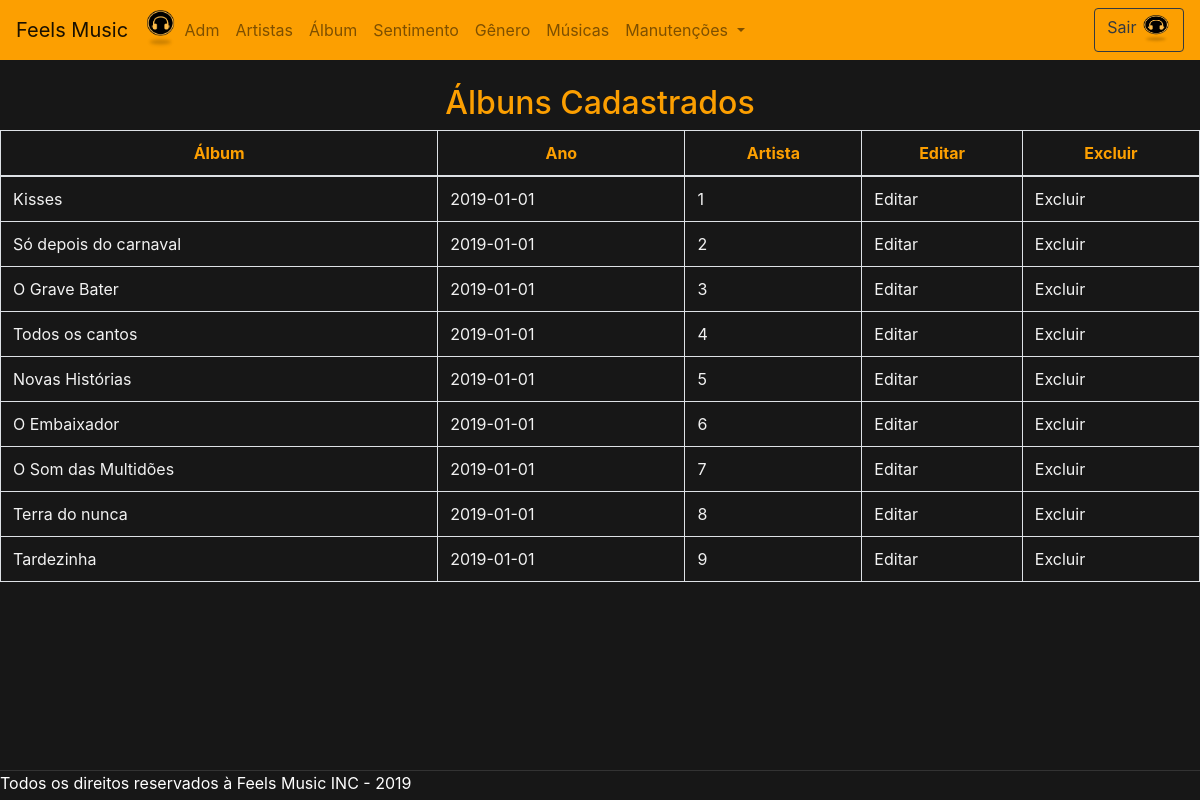
The page /pages/pages_adm/visualizarAlbum.php (signed in) on the database its author committed.
### tables this page shows
CREATE TABLE IF NOT EXISTS `album` (
  `idalbum` INT AUTO_INCREMENT NOT NULL,
  `ano_lancamento` DATE NOT NULL,
  `nome` VARCHAR(45) NOT NULL,
  `artista_idartista` INT NOT NULL,
  PRIMARY KEY (`idalbum`),
  INDEX `fk_album_artista1_idx` (`artista_idartista` ASC),
  CONSTRAINT `fk_album_artista1`
    FOREIGN KEY (`artista_idartista`)
    REFERENCES `artista` (`idartista`)
    ON DELETE NO ACTION
    ON UPDATE NO ACTION);

### pages/pages_adm/visualizarAlbum.php (the view, shortened to what this page needs)
<?php
	include("../../includes/nav.php");
$conexao = mysqli_connect("localhost", "root", "", "bancofeelsmusic");
$busca = mysqli_query($conexao,"SELECT * FROM album");
$arrAlbum = mysqli_fetch_all($busca, MYSQLI_ASSOC);
?>
<!DOCTYPE html>
<html lang="en" dir="ltr">
  <head>
  </head>
  <body>
    <br>
    <center>
      <h2>Álbuns Cadastrados</h2>
      <table class="table table-bordered">
        <thead>
          <tr>
            <th><div scope="col" align="center">Álbum</div></th>
            <th><div scope="col" align="center">Ano</div></th>
            <th><div scope="col" align="center">Artista</div></th>
            <th><div scope="col" align="center">Editar</div></th>
            <th><div scope="col" align="center">Excluir</div></th>
          </tr>
        </thead>
        <?php
          foreach ($arrAlbum as $chave => $valor) {
            echo "<tr>";
            echo "<td>".$valor["nome"]."</td>";
            echo "<td>".$valor["ano_lancamento"]."</td>";
            echo "<td>".$valor["artista_idartista"]."</td>";
            echo "<td>";
            echo "<a href='../../actions/alterarAlbum.php?codigo=".$valor["idalbum"]."'>Editar</a>";
            echo "</td>";
            echo "<td>";
            echo "<a href='../../actions/excluirAlbum.php?codigo=".$valor["idalbum"]."'>Excluir</a>";
            echo "</td>";
            echo "</tr>";
          }
         ?>
      </table>
    </center>
  </body>
  <br>
  <footer class="fixar-rodape">
    Todos os direitos reservados à Feels Music INC - 2019
  </footer>
</html>

### includes/nav.php (style rules this page uses)
body { background-color: #171717; }
footer.fixar-rodape { border-top: 1px solid #333; bottom: 0; left: 0; height: 30px; position: fixed; width: 100%; background: #171717; color: #ffffff; }

### pages/pages_adm/visualizarAlbum.php (style rules this page uses)
body { background-color: #171717; }
h2,th { color: #FC9F01 }
td,a { color:#F2F2F2 }
footer.fixar-rodape { border-top: 1px solid #333; bottom: 0; left: 0; height: 30px; position: fixed; width: 100%; background: #171717; color: #ffffff; }

### rows shown on the page
album: nome "Kisses", ano_lancamento "2019-01-01", artista_idartista "1"
album: nome "Só depois do carnaval", ano_lancamento "2019-01-01", artista_idartista "2"
album: nome "O Grave Bater", ano_lancamento "2019-01-01", artista_idartista "3"
album: nome "Todos os cantos", ano_lancamento "2019-01-01", artista_idartista "4"
album: nome "Novas Histórias", ano_lancamento "2019-01-01", artista_idartista "5"
album: nome "O Embaixador", ano_lancamento "2019-01-01", artista_idartista "6"
album: nome "O Som das Multidões", ano_lancamento "2019-01-01", artista_idartista "7"
album: nome "Terra do nunca", ano_lancamento "2019-01-01", artista_idartista "8"
album: nome "Tardezinha", ano_lancamento "2019-01-01", artista_idartista "9"
